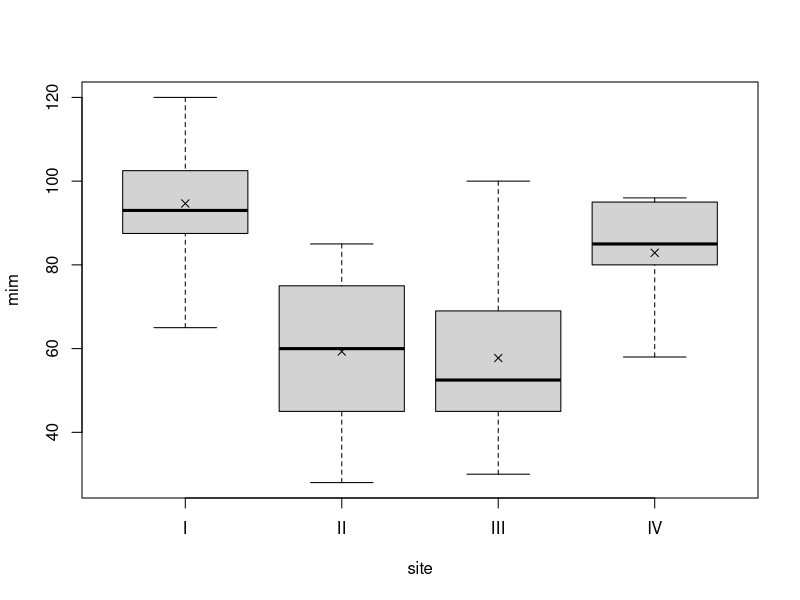
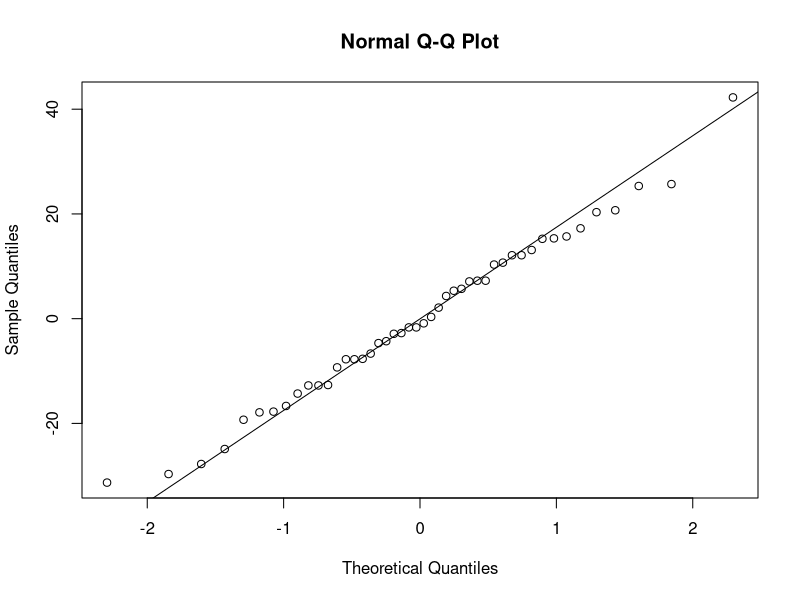
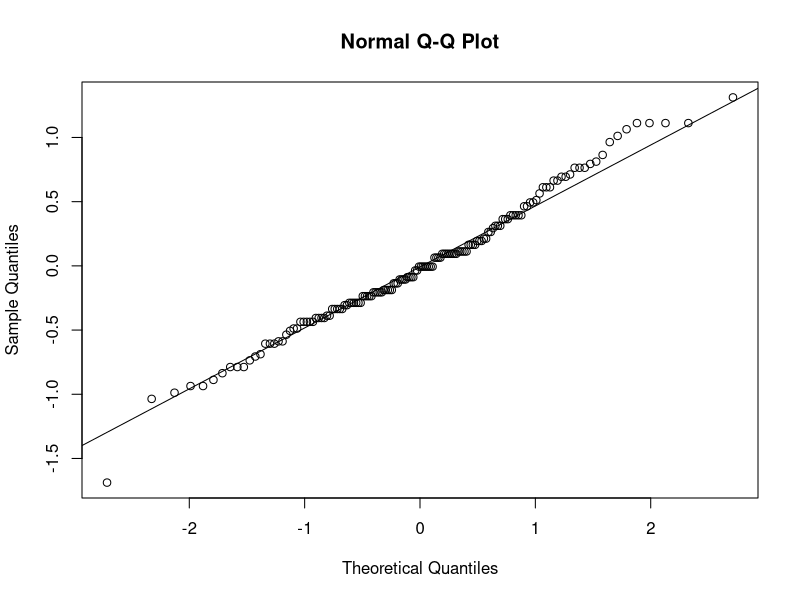
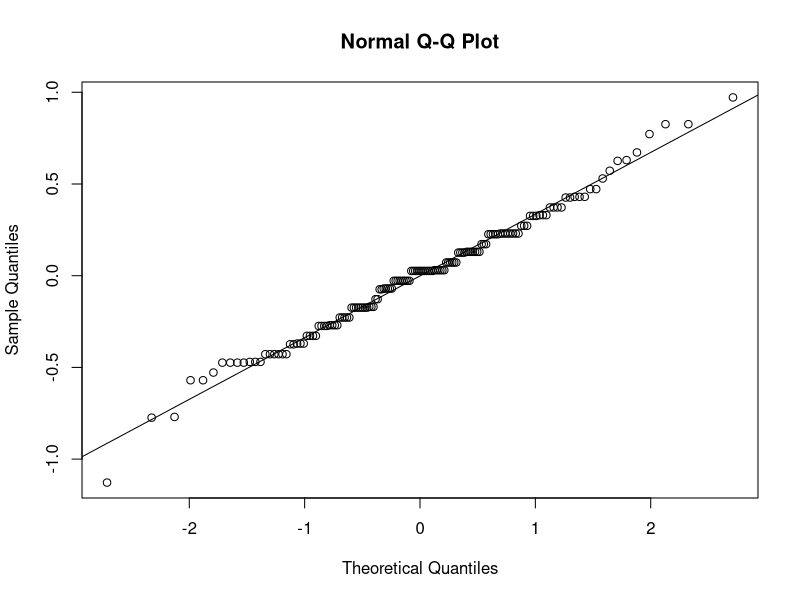
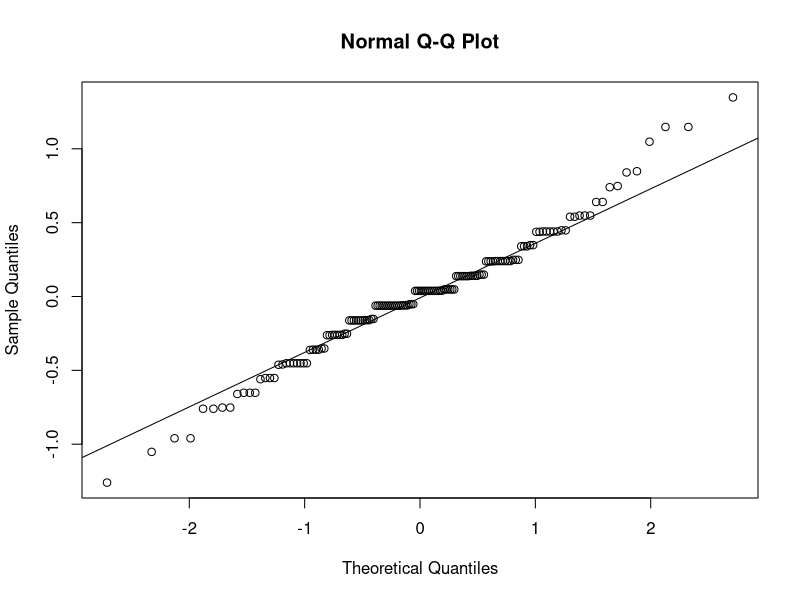
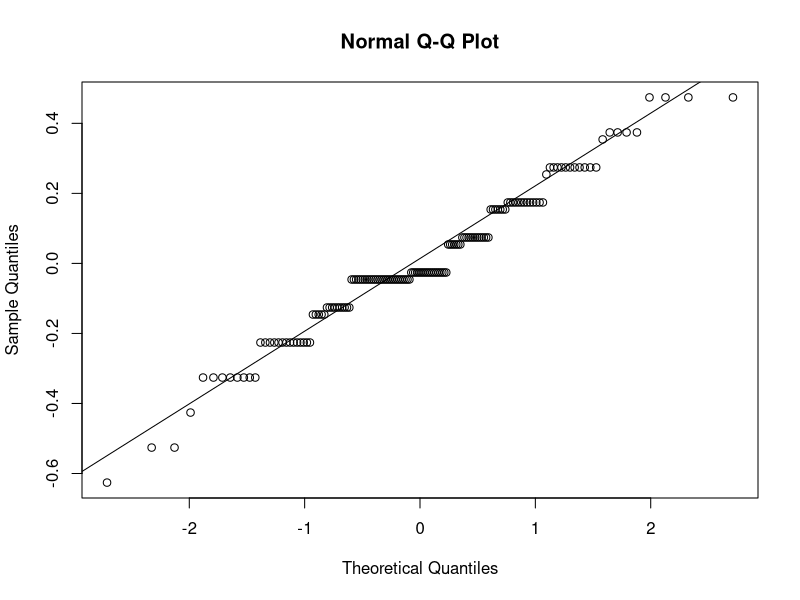

Here is the R script that generated these plots, in order:

##########
## 19.1 ##
##########

# Consider the following data:

# These figures provide the depths (in centimeters) at which important
# archaeological finds were made at four sites in New Mex- ico (see Woosley and
# Mcintyre, 1996). Store these data in your R workspace, with one vector
# containing depth and the other vector containing the site of each
# observation.

mim <- c(93,120,65,105,115,82,99,87,100,90,78,95,93,88,110,85,45,80,28,75,70,65,55,50,40,100,75,65,40,73,65,50,30,45,50,45,55,96,58,95,90,65,80,85,95,82)
site <- c(rep("I",15),rep("II",10),rep("III",12),rep("IV",9))

# a. Produce side-by-side boxplots of the depths split by group, and use
# additional points to mark the locations of the sample means.
boxplot(mim~site)
mim.means <- tapply(mim,INDEX=site,FUN=mean)
points(1:4,mim.means,pch=4)


# b. Assuming independence, execute diagnostic checks for normal- ity and
# equality of variances.
mim.meancen <- mim-rep(mim.means,table(site))
qqnorm(mim.meancen)
qqline(mim.meancen) # Seems consistent with normality based on a visual inspection.
sds <- tapply(mim,INDEX=site,FUN=sd)
max(sds)/min(sds) # Less than 2 so variances can be assumed equal according to the rule-of-thumb.


# c. Perform and conclude a one-way ANOVA test for evidence of a difference
# between the means. In Section 14.4, you looked at the data set providing
# measurements on petal and sepal sizes for three species of iris flowers. This
# is avail- able in R as iris. d. Based on diagnostic checks for normality and
# equality of vari- ances, decide which of the four outcome measurements (sepal
# length/width and petal length/width) would be suitable for ANOVA (using the
# species as the group variable).

summary(aov(mim~site)) # Small p-value. Very strong evidence against H0. There is evidence to reject the null and conclude there is a difference in the mean depths of the finds across the four sites.
#(d)
m <- tapply(iris$Sepal.Length,iris$Species,mean)
mc <- iris$Sepal.Length-m[as.numeric(iris$Species)]
qqnorm(mc)
qqline(mc) # Looks approximately normal.
tapply(iris$Sepal.Length,iris$Species,sd) # max(sd)/min(sd) < 2 so variances may be assumed equal.
m <- tapply(iris$Sepal.Width,iris$Species,mean)
mc <- iris$Sepal.Width-m[as.numeric(iris$Species)]
qqnorm(mc)
qqline(mc) # Looks approximately normal.
tapply(iris$Sepal.Width,iris$Species,FUN=sd) # max(sd)/min(sd) < 2 so variances may be assumed equal.
m <- tapply(iris$Petal.Length,iris$Species,mean)
mc <- iris$Petal.Length-m[as.numeric(iris$Species)]
qqnorm(mc)
qqline(mc) # Looks approximately normal; some deviation though.
tapply(iris$Petal.Length,iris$Species,sd) # max(sd)/min(sd) > 2 so variances may not be assumed equal.
m <- tapply(iris$Petal.Width,iris$Species,mean)
mc <- iris$Petal.Width-m[as.numeric(iris$Species)]
qqnorm(mc)
qqline(mc) # Looks approximately normal.
tapply(iris$Petal.Width,iris$Species,FUN=sd) # max(sd)/min(sd) > 2 so variances may not be assumed equal.

# e. Carry out one-way ANOVA for any suitable measurement variables.
summary(aov(Sepal.Length~Species,data=iris))
summary(aov(Sepal.Width~Species,data=iris))
# Both p-values are very small. Strong evidence to reject H0 and conclude that the mean sepal lengths and widths do vary according to species.



